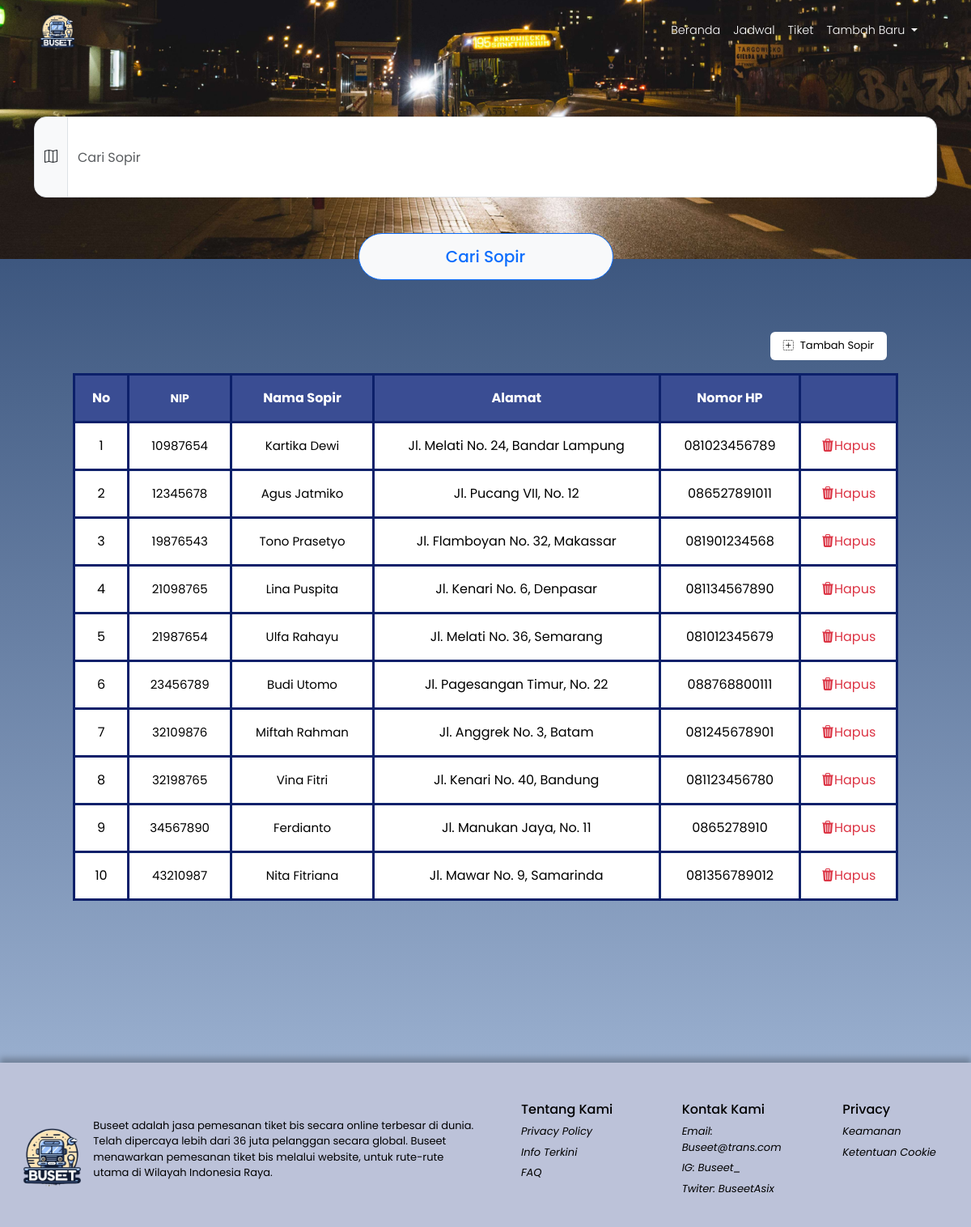
The app's page /admin/driver-search.php with its own data.
### tables this page shows
CREATE TABLE `sopir`  (
  `NIP` char(20) NOT NULL,
  `nama_lengkap` varchar(250) NOT NULL,
  `alamat` varchar(250) NOT NULL,
  `nomor_hp` char(12) NOT NULL,
  PRIMARY KEY (`NIP`) USING BTREE
);

### admin/driver-search.php (the view, shortened to what this page needs)
<?php
require_once '../includes/connection.php';
$schedule = mysqli_query($conn, "SELECT * FROM sopir LIMIT 10;");
?>
<!DOCTYPE html>
<html lang="en">
  <head>
    <link rel="stylesheet" href="https://cdnjs.cloudflare.com/ajax/libs/font-awesome/4.7.0/css/font-awesome.min.css" />
    <link href="https://cdn.jsdelivr.net/npm/bootstrap@5.3.3/dist/css/bootstrap.min.css" rel="stylesheet" />
    <link rel="stylesheet" href="https://cdn.jsdelivr.net/npm/bootstrap-icons@1.11.3/font/bootstrap-icons.min.css" />
    <link rel="stylesheet" href="../assets/style/font.css">
    <link rel="stylesheet" href="../assets/style/global.css?v=<?= time(); ?>" />
    <link rel="stylesheet" href="../assets/style/component.css?v=<?= time(); ?>" />
  </head>
  <body id="pesan-tiket">
    <?php include("../includes/admin-header.php") ?>
    <section class="container w-full text-center search-bus-section">
       <form action="" method="post">
        <div class="d-flex">
          <div class="input-group mb-3">
            <span class="input-group-text curved" id="basic-addon1"><i class="bi bi-map"></i></span>
            <input type="text" class="form-control curved" name="driver-search" placeholder="Cari Sopir" aria-label="Pencarian Sopir" aria-describedby="search-driver-data" required />
          </div>
        </div>
        <button class="btn btn-outline-primary btn-light btn-lg" type="submit" name="search" aria-label="Cari Sopir">Cari Sopir</button>
      </form>
    </section>
    <section class="list-bus text-center">
      <div class="mt-4">
        <div class="mb-2 text-end" style="margin-right: 6.5rem">
          <a href="driver-add.php" role="button" class="btn bus-add-btn text-black"><i class="bi bi-plus-square-dotted me-2"></i>Tambah Sopir</a>
        </div>
        <table class="bg-white mx-auto mt-3 text-black">
        <thead class="text-white">
            <tr>
                <th>No</th>
                <th class="font-14">NIP</th>
                <th>Nama Sopir</th>
                <th>Alamat</th>
                <th>Nomor HP</th>
                <th></th>
            </tr>
        </thead>
        <tbody>
            <?php $num = 1; ?>
            <?php while( $row = mysqli_fetch_assoc($schedule) ): ?>
            <tr>
                <td><?= $num; ?></td>
                <td class="font-15"><?= $row["NIP"]; ?></td>
                <td class="font-15"><?= $row["nama_lengkap"]; ?></td>
                <td><?= $row["alamat"]; ?></td>
                <td><?= $row["nomor_hp"]; ?></td>
                <td>
                    <a href="../config/admin-bus-delete.php?driver-id=<?= $row['NIP'] ?>" class="text-decoration-none text-danger"><i class="bi bi-trash3-fill"></i>Hapus</a>
                </td>
            </tr>
            <?php $num++; ?>
            <?php  endwhile; ?>
        </tbody>
        </table>
      </div>
    </section>
    <?php include('../includes/footer.php') ?>
  </body>
</html>

### assets/style/global.css (style rules this page uses)
body { background: linear-gradient(to bottom, rgba(32, 59, 102, 1), rgba(171, 192, 222, 1)); background-size: cover; overflow-x: hidden; font-family: "Poppins", sans-serif; color: white; min-height: 100vh; padding: 0; }
.container .input-group input, .container .input-group span { border-radius: 0; height: 100px; }
.container .input-group { margin-top: -11rem; }
.container .input-group .curved { border-radius: 15px; }

### assets/style/component.css (style rules this page uses)
.font-14 { font-size: 14px !important; }
.font-15 { font-size: 15px; }

### admin/driver-search.php (style rules this page uses)
.search-bus-section .btn { width: 315px; height: 58px; border-radius: 30px; font-weight: 500; margin-top: -2rem; }
.list-bus { margin-top: 4rem; }
.bus-add-btn { width: 9rem; height: 35px; background-color: #fff; font-size: 13px; }
table { border-collapse: collapse; width: 85%; margin-top: -3rem; }
tr, td, th { border: 3px solid #0c206a; padding: 1rem; }
thead { background-color: #3a4d93; }

### records on screen
sopir: NIP "10987654", nama_lengkap "Kartika Dewi", alamat "Jl. Melati No. 24, Bandar Lampung", nomor_hp "081023456789"
sopir: NIP "12345678", nama_lengkap "Agus Jatmiko", alamat "Jl. Pucang VII, No. 12", nomor_hp "086527891011"
sopir: NIP "19876543", nama_lengkap "Tono Prasetyo", alamat "Jl. Flamboyan No. 32, Makassar", nomor_hp "081901234568"
sopir: NIP "21098765", nama_lengkap "Lina Puspita", alamat "Jl. Kenari No. 6, Denpasar", nomor_hp "081134567890"
sopir: NIP "21987654", nama_lengkap "Ulfa Rahayu", alamat "Jl. Melati No. 36, Semarang", nomor_hp "081012345679"
sopir: NIP "23456789", nama_lengkap "Budi Utomo", alamat "Jl. Pagesangan Timur, No. 22", nomor_hp "088768800111"
sopir: NIP "32109876", nama_lengkap "Miftah Rahman", alamat "Jl. Anggrek No. 3, Batam", nomor_hp "081245678901"
sopir: NIP "32198765", nama_lengkap "Vina Fitri", alamat "Jl. Kenari No. 40, Bandung", nomor_hp "081123456780"
sopir: NIP "34567890", nama_lengkap "Ferdianto", alamat "Jl. Manukan Jaya, No. 11", nomor_hp "0865278910"
sopir: NIP "43210987", nama_lengkap "Nita Fitriana", alamat "Jl. Mawar No. 9, Samarinda", nomor_hp "081356789012"
